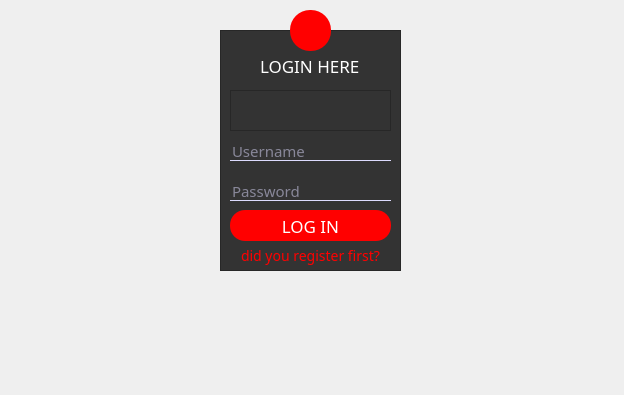
<?xml version="1.0" encoding="UTF-8"?>
<ui version="4.0">
 <class>MainWindow</class>
 <widget class="QMainWindow" name="MainWindow">
  <property name="geometry">
   <rect>
    <x>0</x>
    <y>0</y>
    <width>624</width>
    <height>395</height>
   </rect>
  </property>
  <property name="windowTitle">
   <string>MainWindow</string>
  </property>
  <property name="styleSheet">
   <string notr="true">QWidget
{
background :url(:/first/library_registraion.png);
}
*{
font-family:century gothic;
font-size:17px;
}
QFrame
{
background: #333;
}
QToolButton
{
background: red;
border-radius:20px;
}
QPushButton
{
color: white;
background: red;
border-radius:15px;
}
QLabel
{
color:white;
}
QPushButton:hover
{
color:#333;
border-radius:15px;
background: #379eff;
}
QLineEdit
{
background:transparent;
border:none;
color:#dddbff;
border-bottom:1px solid #dddbff;
font-size:15px;
}
#register_2
{
background:transparent;
border:none;
font-size:14px;
color:red;
}
#register_2:hover
{
color:#379eff;

}
QTextBrowser
{
font-size :12px;
color :#dddbff;
}</string>
  </property>
  <property name="toolButtonStyle">
   <enum>Qt::ToolButtonIconOnly</enum>
  </property>
  <widget class="QWidget" name="centralwidget">
   <property name="styleSheet">
    <string notr="true"/>
   </property>
   <widget class="QFrame" name="frame">
    <property name="geometry">
     <rect>
      <x>220</x>
      <y>30</y>
      <width>181</width>
      <height>241</height>
     </rect>
    </property>
    <property name="frameShape">
     <enum>QFrame::StyledPanel</enum>
    </property>
    <property name="frameShadow">
     <enum>QFrame::Raised</enum>
    </property>
    <widget class="QLabel" name="label">
     <property name="geometry">
      <rect>
       <x>40</x>
       <y>20</y>
       <width>111</width>
       <height>31</height>
      </rect>
     </property>
     <property name="text">
      <string>LOGIN HERE</string>
     </property>
    </widget>
    <widget class="QPushButton" name="login">
     <property name="geometry">
      <rect>
       <x>10</x>
       <y>180</y>
       <width>161</width>
       <height>31</height>
      </rect>
     </property>
     <property name="text">
      <string>LOG IN</string>
     </property>
    </widget>
    <widget class="QLineEdit" name="username">
     <property name="geometry">
      <rect>
       <x>10</x>
       <y>110</y>
       <width>161</width>
       <height>21</height>
      </rect>
     </property>
     <property name="inputMask">
      <string/>
     </property>
     <property name="text">
      <string/>
     </property>
     <property name="placeholderText">
      <string>Username</string>
     </property>
    </widget>
    <widget class="QLineEdit" name="password">
     <property name="geometry">
      <rect>
       <x>10</x>
       <y>150</y>
       <width>161</width>
       <height>21</height>
      </rect>
     </property>
     <property name="inputMask">
      <string/>
     </property>
     <property name="text">
      <string/>
     </property>
     <property name="echoMode">
      <enum>QLineEdit::Password</enum>
     </property>
     <property name="placeholderText">
      <string>Password</string>
     </property>
    </widget>
    <widget class="QPushButton" name="register_2">
     <property name="geometry">
      <rect>
       <x>10</x>
       <y>210</y>
       <width>161</width>
       <height>31</height>
      </rect>
     </property>
     <property name="text">
      <string>did you register first?</string>
     </property>
    </widget>
    <widget class="QTextBrowser" name="textBrowser">
     <property name="geometry">
      <rect>
       <x>10</x>
       <y>60</y>
       <width>161</width>
       <height>41</height>
      </rect>
     </property>
     <property name="styleSheet">
      <string notr="true">font-size = 5px;</string>
     </property>
    </widget>
   </widget>
   <widget class="QToolButton" name="toolButton">
    <property name="geometry">
     <rect>
      <x>290</x>
      <y>10</y>
      <width>41</width>
      <height>41</height>
     </rect>
    </property>
    <property name="text">
     <string/>
    </property>
    <property name="icon">
     <iconset resource="resource.qrc">
      <normaloff>:/first/login.png</normaloff>:/first/login.png</iconset>
    </property>
    <property name="iconSize">
     <size>
      <width>128</width>
      <height>128</height>
     </size>
    </property>
   </widget>
  </widget>
 </widget>
 <resources>
  <include location="resource.qrc"/>
 </resources>
 <connections/>
</ui>
